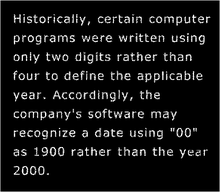
%> input picture imagepro/M1-1.tif, 220 x 192 px, shrunk from 508 x 444 before the run
$ octave dilation.m   (GNU Octave 9; MATLAB toolbox functions it lacks are replaced by stand-ins)
%> lines starting %> are read from the running program, lines starting %| are printed output that depends on the picture; in (x1, y1, x2, y2) boxes, pixels count from 0 and x2, y2 are one past the last pixel; in counts of white or black regions, pixels touching at a corner belong together; the program's own positions count from 1
I = imread('M1-1.tif');
%> I is the input picture: size 192x220 uint8; min 0, max 255, mean 21.4
[r,c] = size(I);
%> r = 192; c = 220
filter = [[0 1 0]; [1 1 1]; [0 1 0]];
padding = zeros(r+2,c+2);
for i=2:r
    for j=2:c
        padding(i,j)=I(i-1,j-1);
    end
end
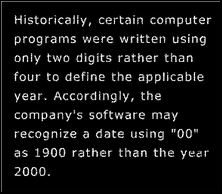
%> padding: size 194x222 double; min 0, max 255, mean 20
dilate = zeros(r+2,c+2);
flag = 0;
z =0;
for i=2:r+1
    for j=2:c+1
        flag=0;
        a=1;
        for k=i-1:i+1
            b=1;
            for l=j-1:j+1
                if(uint8(filter(a,b)*padding(k,l))==1)
                    flag  = 1;
                    break;
                end
            b=b+1;
            end
            if(flag==1)
                break;
            end
            a=a+1;
        end
       if(flag==1)
            X = 1;
            for k=i-1:i+1
                Y = 1;
                for l=j-1:j+1
                    if(filter(X,Y)==1)
                        dilate(k,l)=1;
                        z=z+1;
                    end
                    Y=Y+1;
                end
                X=X+1;
            end
       end
    end
end
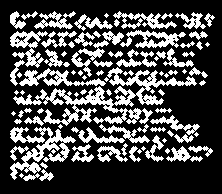
%> dilate: size 194x222 double; values 0 (black) and 1 (white), 29.1% white; 93 white regions (26 under 20 px), largest, box (x1, y1, x2, y2) and area: (13, 67, 197, 126) 2710, (10, 127, 76, 180) 1221, (19, 68, 106, 86) 601
%> after the loop, X = 4; Y = 4; z = 30335
imshow(dilate);

$ run again, with imagepro/M1-2.tif copied over imagepro/M1-1.tif
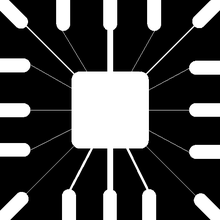
%> input picture imagepro/M1-2.tif, 220 x 220 px, shrunk from 486 x 486 before the run
%> I is the input picture: size 220x220 uint8; min 0, max 255, mean 71.8
%> after the loop `for i=2:r`:
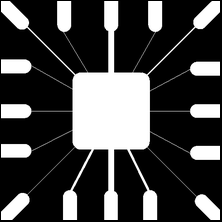
%> padding: size 222x222 double; min 0, max 255, mean 69.8
%> after the loop `for i=2:r+1`:
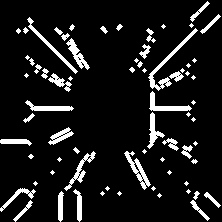
%> dilate: size 222x222 double; values 0 (black) and 1 (white), 9.8% white; 70 white regions (31 under 20 px), largest, box (x1, y1, x2, y2) and area: (148, 28, 198, 91) 392, (124, 151, 151, 190) 297, (149, 91, 192, 111) 272
%> after the loop `for i=2:r+1`: X = 4; z = 12420
